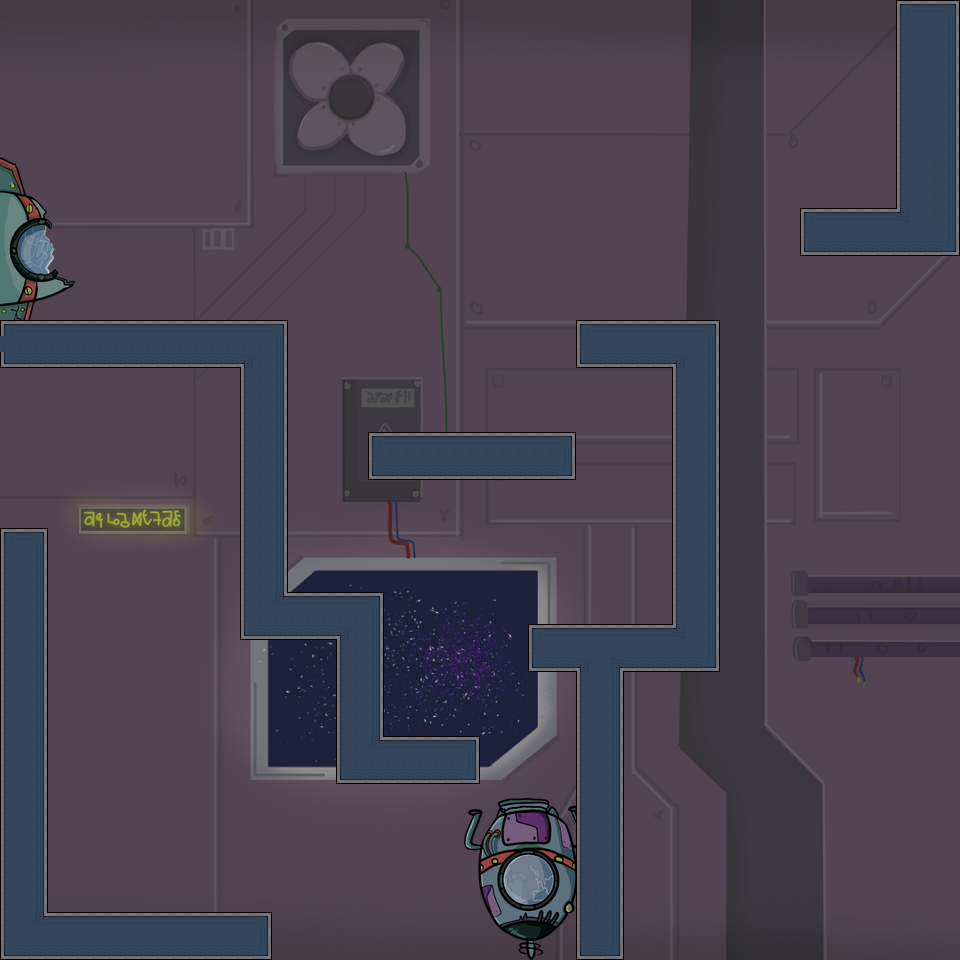

A 2D game scene composited from a Tiled map and its tileset images. What follows is a short description and the map's XML, with each tile layer's data collapsed to a summary:
An orthogonal 60x60 tile map with 16x16 px tiles, 2 tile layers (Enviroment, Main Layer), 1 hidden layer not drawn, 4 tilesets, 1 image layer and 8 objects (4x GXPEngine.Boundaries, 2x GXPEngine.RadioactiveBox, GXPEngine.Player, GXPEngine.NextLevelPortal).

<map version="1.8" tiledversion="1.8.4" orientation="orthogonal" renderorder="right-down" width="60" height="60" tilewidth="16" tileheight="16" infinite="0" nextlayerid="6" nextobjectid="12">
 <tileset firstgid="1" name="TileSheet16px (1)" tilewidth="16" tileheight="16" tilecount="299" columns="13">
  <image source="TileSets/TileSheet16px (1).png" width="208" height="368" />
 </tileset>
 <tileset firstgid="300" name="DangerousObj" tilewidth="64" tileheight="64" tilecount="1" columns="1">
  <image source="TileSets/DangerousObj.png" width="64" height="64" />
 </tileset>
 <tileset firstgid="301" name="escapepod2" tilewidth="125" tileheight="162" tilecount="1" columns="1">
  <image source="../Backgrounds/escapepod2.png" width="125" height="162" />
 </tileset>
 <tileset firstgid="302" name="spaceship" tilewidth="75" tileheight="211" tilecount="1" columns="1">
  <image source="../Backgrounds/spaceship.png" width="75" height="211" />
 </tileset>
 <imagelayer id="5" name="Background">
  <image source="../Cubebackground.png" width="960" height="960" />
 </imagelayer>
 <layer id="3" name="Filling tiles" width="60" height="60" visible="0">
  <data>[3600 cells, 55 non-empty, 1 distinct tile ids]</data>
 </layer>
 <layer id="2" name="Enviroment" width="60" height="60">
  <data>[3600 cells, 2 non-empty, 2 distinct tile ids]</data>
 </layer>
 <layer id="1" name="Main Layer" width="60" height="60">
  <data>[3600 cells, 577 non-empty, 15 distinct tile ids]</data>
 </layer>
 <objectgroup id="4" name="Object Layer 1">
  <object id="1" type="GXPEngine.Player" x="138.667" y="240" width="32" height="48" />
  <object id="4" type="GXPEngine.Boundaries" x="960" y="1.33333" width="25.3333" height="960" rotation="90" />
  <object id="5" type="GXPEngine.Boundaries" x="964" y="936" width="25.3333" height="960" rotation="90" />
  <object id="6" type="GXPEngine.Boundaries" x="935.333" y="0" width="25.3333" height="960" />
  <object id="8" type="GXPEngine.Boundaries" x="1.33333" y="2.66667" width="25.3333" height="960" />
  <object id="9" type="GXPEngine.NextLevelPortal" x="493.333" y="851.333" width="80" height="81.3333">
   <properties>
    <property name="NextLevelName" value="Level_3" />
   </properties>
  </object>
  <object id="10" type="GXPEngine.RadioactiveBox" gid="300" x="428" y="717.333" width="48" height="48" />
  <object id="11" type="GXPEngine.RadioactiveBox" gid="300" x="584" y="293.333" width="48" height="48" />
 </objectgroup>
</map>
